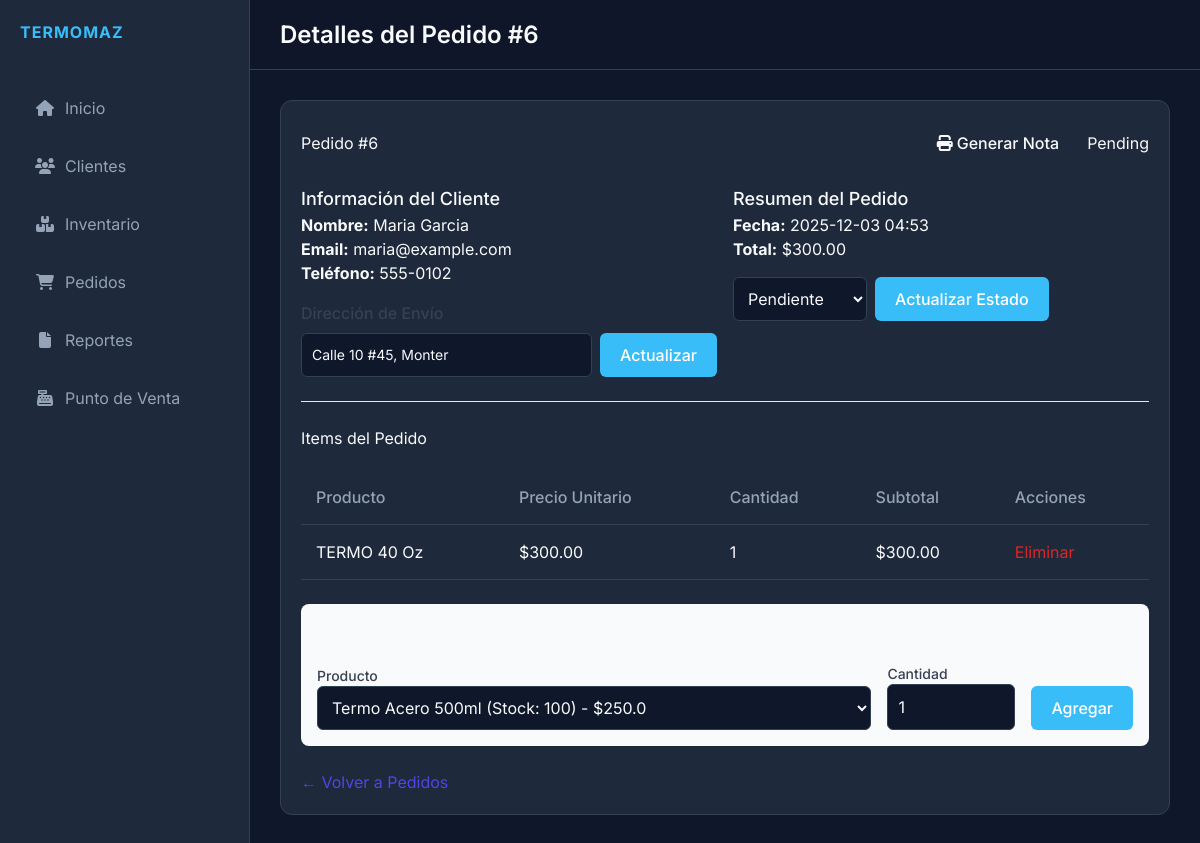
Page /orders/6 on the committed database.
### models.py (models this page shows)
class Order(db.Model):
    id = db.Column(db.Integer, primary_key=True)
    client_id = db.Column(db.Integer, db.ForeignKey('client.id'), nullable=False)
    client = db.relationship('Client', backref=db.backref('orders', lazy=True))
    date = db.Column(db.DateTime, default=datetime.utcnow)
    status = db.Column(db.String(20), default='Pending') # Pending, Completed, Cancelled
    total = db.Column(db.Float, default=0.0)
    paid_amount = db.Column(db.Float, default=0.0)
    payment_status = db.Column(db.String(20), default='Pending') # Pending, Partial, Paid
    shipping_address = db.Column(db.String(200))
    items = db.relationship('OrderItem', backref='order', lazy=True, cascade="all, delete-orphan")

class Client(db.Model):
    id = db.Column(db.Integer, primary_key=True)
    name = db.Column(db.String(100), nullable=False)
    phone = db.Column(db.String(20))
    email = db.Column(db.String(100))
    address = db.Column(db.String(200))
    created_at = db.Column(db.DateTime, default=datetime.utcnow)

class OrderItem(db.Model):
    id = db.Column(db.Integer, primary_key=True)
    order_id = db.Column(db.Integer, db.ForeignKey('order.id'), nullable=False)
    product_id = db.Column(db.Integer, db.ForeignKey('product.id'), nullable=False)
    product = db.relationship('Product')
    quantity = db.Column(db.Integer, nullable=False)
    price_at_time = db.Column(db.Float, nullable=False)

class Product(db.Model):
    id = db.Column(db.Integer, primary_key=True)
    name = db.Column(db.String(100), nullable=False)
    description = db.Column(db.Text)
    price = db.Column(db.Float, nullable=False)
    stock = db.Column(db.Integer, default=0)
    category = db.Column(db.String(50)) # 'thermos', 'box', 'other'
    created_at = db.Column(db.DateTime, default=datetime.utcnow)

### app.py (the view)
@app.route('/orders/<int:id>')
def order_details(id):
    order = Order.query.get_or_404(id)
    products = Product.query.all()
    return render_template('order_details.html', order=order, products=products)

### templates/order_details.html (shortened to what this page needs)
{% extends 'base.html' %}
{% block title %}Detalles del Pedido #{{ order.id }}{% endblock %}
{% block content %}
<div class="card">
    <div class="modal-header">
        <h2>Pedido #{{ order.id }}</h2>
        <div class="flex gap-2 items-center">
            <a href="{{ url_for('order_note', id=order.id) }}" target="_blank"
                class="btn btn-secondary btn-sm flex items-center gap-1">
                <i class="fas fa-print"></i> Generar Nota
            </a>
            <div>
                <span class="badge badge-{{ 'success' if order.status == 'Completed' else 'warning' }}">{{ order.status
                    }}</span>
            </div>
        </div>
    </div>
    <div class="grid grid-cols-2 gap-4 mb-6">
        <div>
            <h3 class="text-lg font-medium">Información del Cliente</h3>
            <p><strong>Nombre:</strong> {{ order.client.name }}</p>
            <p><strong>Email:</strong> {{ order.client.email }}</p>
            <p><strong>Teléfono:</strong> {{ order.client.phone }}</p>
            <div class="mt-4">
                <h4 class="text-md font-medium text-gray-700">Dirección de Envío</h4>
                <form action="{{ url_for('update_order_address', id=order.id) }}" method="POST" class="mt-2">
                    <div class="flex gap-2">
                        <input type="text" name="shipping_address" value="{{ order.shipping_address or '' }}"
                            class="form-control text-sm" placeholder="Dirección de envío">
                        <button type="submit" class="btn btn-primary btn-sm whitespace-nowrap">Actualizar</button>
                    </div>
                </form>
            </div>
        </div>
        <div>
            <h3 class="text-lg font-medium">Resumen del Pedido</h3>
            <p><strong>Fecha:</strong> {{ order.date.strftime('%Y-%m-%d %H:%M') }}</p>
            <p><strong>Total:</strong> ${{ "%.2f"|format(order.total) }}</p>
            <form action="{{ url_for('update_order_status', id=order.id) }}" method="POST"
                class="mt-4 flex items-center">
                <select name="status" class="form-control mr-2" style="width: auto;">
                    <option value="Pending" {% if order.status=='Pending' %}selected{% endif %}>Pendiente</option>
                </select>
                <button type="submit" class="btn btn-primary btn-sm">Actualizar Estado</button>
            </form>
        </div>
    </div>
    <hr class="my-6">
    <div class="modal-header">
        <h3>Items del Pedido</h3>
    </div>
    <div class="table-container mb-6">
        <table>
            <thead>
                <tr>
                    <th>Producto</th>
                    <th>Precio Unitario</th>
                    <th>Cantidad</th>
                    <th>Subtotal</th>
                    <th>Acciones</th>
                </tr>
            </thead>
            <tbody>
                {% for item in order.items %}
                <tr>
                    <td>{{ item.product.name }}</td>
                    <td>${{ "%.2f"|format(item.price_at_time) }}</td>
                    <td>{{ item.quantity }}</td>
                    <td>${{ "%.2f"|format(item.price_at_time * item.quantity) }}</td>
                    <td>
                        <a href="{{ url_for('remove_order_item', id=order.id, item_id=item.id) }}"
                            class="text-red-600 hover:text-red-900"
                            onclick="return confirm('¿Eliminar este item?')">Eliminar</a>
                    </td>
                </tr>
                {% else %}
                <tr>
                    <td colspan="5" class="text-center py-4 text-gray-500">No hay productos en este pedido.</td>
                </tr>
                {% endfor %}
            </tbody>
        </table>
    </div>
    <div class="bg-gray-50 p-4 rounded-lg">
        <h4 class="text-lg font-medium mb-4">Agregar Producto</h4>
        <form action="{{ url_for('add_order_item', id=order.id) }}" method="POST" class="flex items-end gap-4">
            <div class="flex-grow">
                <label class="block text-sm font-medium text-gray-700">Producto</label>
                <select name="product_id" class="form-control w-full" required>
                    {% for product in products %}
                    <option value="{{ product.id }}">
                        {{ product.name }} (Stock: {{ product.stock }}) - ${{ product.price }}
                    </option>
                    {% endfor %}
                </select>
            </div>
            <div class="w-32">
                <label class="block text-sm font-medium text-gray-700">Cantidad</label>
                <input type="number" name="quantity" value="1" min="1" class="form-control w-full" required>
            </div>
            <button type="submit" class="btn btn-primary">Agregar</button>
        </form>
    </div>
    <div class="mt-6">
        <a href="{{ url_for('orders') }}" class="text-indigo-600 hover:text-indigo-900">&larr; Volver a Pedidos</a>
    </div>
</div>
{% endblock %}

### static/style.css (style rules this page uses)
:root { --bg-color: #0f172a; --sidebar-bg: #1e293b; --card-bg: #1e293b; --text-color: #f8fafc; --text-muted: #94a3b8; --accent-color: #38bdf8; --accent-hover: #0ea5e9; --border-color: #334155; --success-color: #22c55e; --danger-color: #ef4444; --font-main: 'Inter', sans-serif; }
* { margin: 0; padding: 0; box-sizing: border-box; }
body { font-family: var(--font-main); background-color: var(--bg-color); color: var(--text-color); height: 100vh; overflow: hidden; }
.card { background-color: var(--card-bg); border-radius: 12px; padding: 20px; border: 1px solid var(--border-color); margin-bottom: 20px; }
.form-control { width: 100%; padding: 10px; background-color: var(--bg-color); border: 1px solid var(--border-color); border-radius: 6px; color: var(--text-color); font-family: var(--font-main); }
.btn { padding: 10px 20px; border-radius: 6px; border: none; cursor: pointer; font-weight: 500; transition: background-color 0.3s; }
.btn-primary { background-color: var(--accent-color); color: #fff; }
.table-container { overflow-x: auto; }
table { width: 100%; border-collapse: collapse; }
th, td { padding: 15px; text-align: left; border-bottom: 1px solid var(--border-color); }
th { color: var(--text-muted); font-weight: 500; }
.modal-header { display: flex; justify-content: space-between; align-items: center; margin-bottom: 20px; }

### rows in the picture
Order: id "6", status "Pending", shipping_address "Calle 10 #45, Monter", date "2025-12-03 04:53", total "300.00", status "Pendiente"
Client: client.name "Maria Garcia", client.email "maria@example.com", client.phone "555-0102"
OrderItem: product.name "TERMO 40 Oz", price_at_time "300.00", quantity "1", item.price_at_time*item.quantity "300.00"

### other values in the picture
form field product_id "Termo Acero 500ml (Stock: 100) - $250.0"
